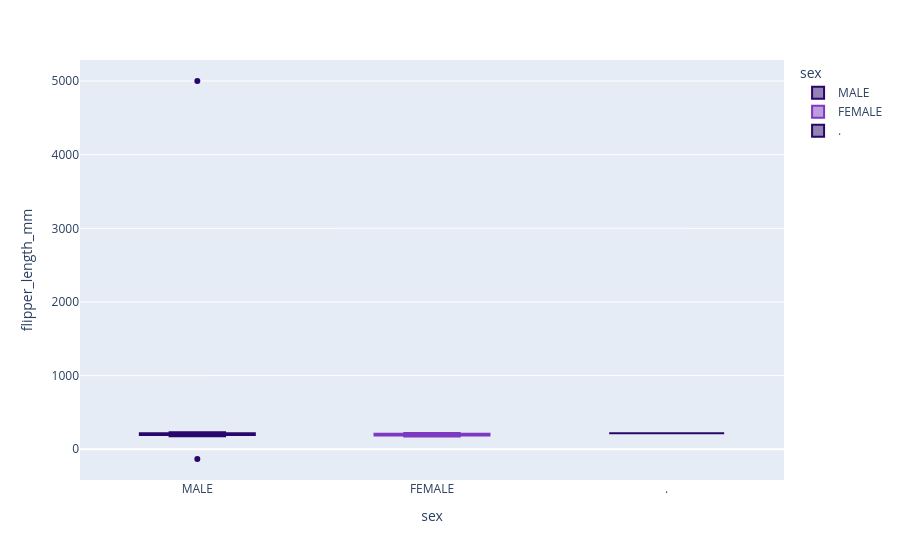
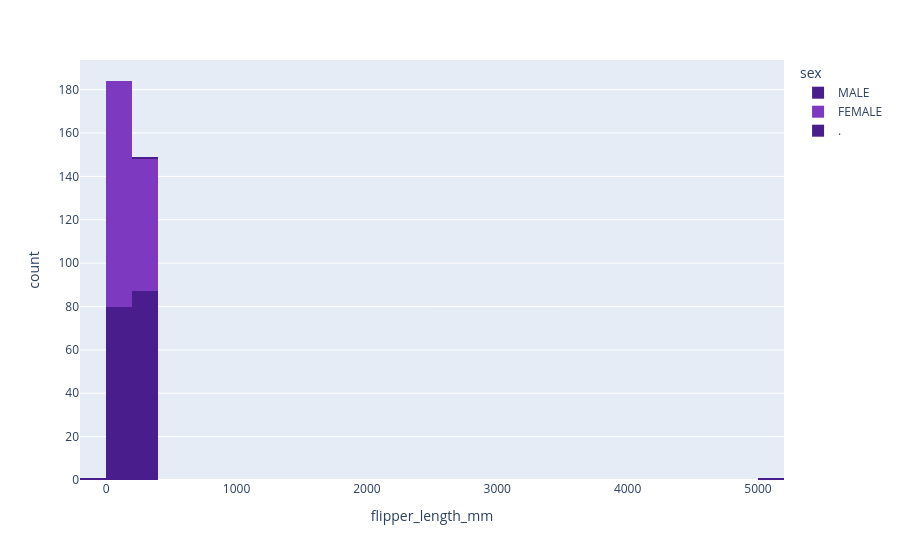

The notebook cell saved with these charts, in order:
### Markdown cell above
> **Nhận xét:**

Đối với biểu đồ Histogram

* Sự chồng lấn (Overlap):
    * Vùng từ 16mm đến 18mm có sự chồng lấn rất lớn giữa MALE (Tím đậm) và FEMALE (Tím nhạt).
    * Điều này cho thấy: Nếu chỉ dùng riêng lẻ chỉ số "độ sâu mỏ" thì rất khó để phân biệt đực/cái chính xác. Tuy nhiên, K-means sẽ kết hợp nhiều chỉ số (nhiều chiều) nên vấn đề này sẽ được giải quyết.
* Xu hướng tách biệt:
    * FEMALE (Tím nhạt): Có xu hướng tập trung nhiều hơn ở phía bên trái (giá trị nhỏ hơn, khoảng 13-15mm).
    * MALE (Tím đậm): Có xu hướng tập trung nhiều hơn ở phía bên phải (giá trị lớn hơn, khoảng 18-20mm).
    * => Kết luận: Chim trống thường có mỏ sâu (dày) hơn chim mái.

### Code cell
fig = px.box(data_frame=data, x='sex',y='flipper_length_mm', 
color='sex', color_discrete_sequence=['#29066B','#7D3AC1','#EB548C'], orientation='v') 
fig.show()

fig = px.histogram(data_frame=data, x='flipper_length_mm', 
           color='sex', 
           color_discrete_sequence=['#491D8B','#7D3AC1','#EB548C'], 
           nbins=50) 
fig.show()

### Figure 1 — Plotly figure (JSON) as saved in the notebook; plotly's stock layout.template omitted (floating-point values rounded to 4 significant figures; data arrays with more than 128 entries replaced by an {"elided": "..."} marker saying what was removed)
{"data": [{"alignmentgroup": "True", "hovertemplate": "sex=%{x}<br>flipper_length_mm=%{y}<extra></extra>", "legendgroup": "MALE", "marker": {"color": "#29066B"}, "name": "MALE", "notched": false, "offsetgroup": "MALE", "orientation": "v", "showlegend": true, "type": "box", "x": {"elided": "169 str values"}, "x0": " ", "xaxis": "x", "y": {"elided": "169 float values"}, "y0": " ", "yaxis": "y"}, {"alignmentgroup": "True", "hovertemplate": "sex=%{x}<br>flipper_length_mm=%{y}<extra></extra>", "legendgroup": "FEMALE", "marker": {"color": "#7D3AC1"}, "name": "FEMALE", "notched": false, "offsetgroup": "FEMALE", "orientation": "v", "showlegend": true, "type": "box", "x": {"elided": "165 str values"}, "x0": " ", "xaxis": "x", "y": {"elided": "165 float values"}, "y0": " ", "yaxis": "y"}, {"alignmentgroup": "True", "hovertemplate": "sex=%{x}<br>flipper_length_mm=%{y}<extra></extra>", "legendgroup": ".", "marker": {"color": "#29066B"}, "name": ".", "notched": false, "offsetgroup": ".", "orientation": "v", "showlegend": true, "type": "box", "x": ["."], "x0": " ", "xaxis": "x", "y": [217.0], "y0": " ", "yaxis": "y"}], "layout": {"boxmode": "overlay", "legend": {"title": {"text": "sex"}, "tracegroupgap": 0}, "margin": {"t": 60}, "xaxis": {"anchor": "y", "categoryarray": ["MALE", "FEMALE", null, "."], "categoryorder": "array", "domain": [0, 1], "title": {"text": "sex"}}, "yaxis": {"anchor": "x", "domain": [0, 1], "title": {"text": "flipper_length_mm"}}}}

### Figure 2 — Plotly figure (JSON) as saved in the notebook; plotly's stock layout.template omitted (floating-point values rounded to 4 significant figures; data arrays with more than 128 entries replaced by an {"elided": "..."} marker saying what was removed)
{"data": [{"bingroup": "x", "hovertemplate": "sex=MALE<br>flipper_length_mm=%{x}<br>count=%{y}<extra></extra>", "legendgroup": "MALE", "marker": {"color": "#491D8B", "pattern": {"shape": ""}}, "name": "MALE", "nbinsx": 50, "orientation": "v", "showlegend": true, "type": "histogram", "x": {"elided": "169 float values"}, "xaxis": "x", "yaxis": "y"}, {"bingroup": "x", "hovertemplate": "sex=FEMALE<br>flipper_length_mm=%{x}<br>count=%{y}<extra></extra>", "legendgroup": "FEMALE", "marker": {"color": "#7D3AC1", "pattern": {"shape": ""}}, "name": "FEMALE", "nbinsx": 50, "orientation": "v", "showlegend": true, "type": "histogram", "x": {"elided": "165 float values"}, "xaxis": "x", "yaxis": "y"}, {"bingroup": "x", "hovertemplate": "sex=.<br>flipper_length_mm=%{x}<br>count=%{y}<extra></extra>", "legendgroup": ".", "marker": {"color": "#491D8B", "pattern": {"shape": ""}}, "name": ".", "nbinsx": 50, "orientation": "v", "showlegend": true, "type": "histogram", "x": [217.0], "xaxis": "x", "yaxis": "y"}], "layout": {"barmode": "relative", "legend": {"title": {"text": "sex"}, "tracegroupgap": 0}, "margin": {"t": 60}, "xaxis": {"anchor": "y", "domain": [0, 1], "title": {"text": "flipper_length_mm"}}, "yaxis": {"anchor": "x", "domain": [0, 1], "title": {"text": "count"}}}}
